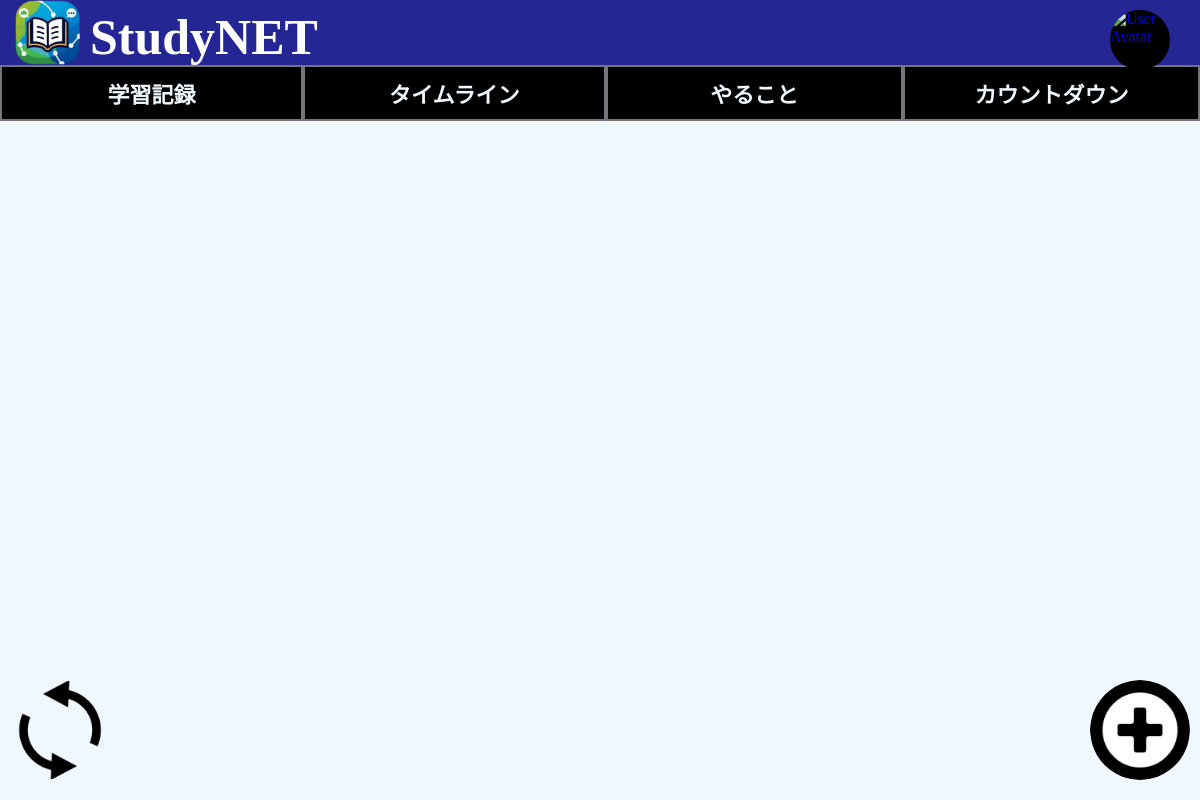
/timeline/, run on an earlier commit of the app's database.
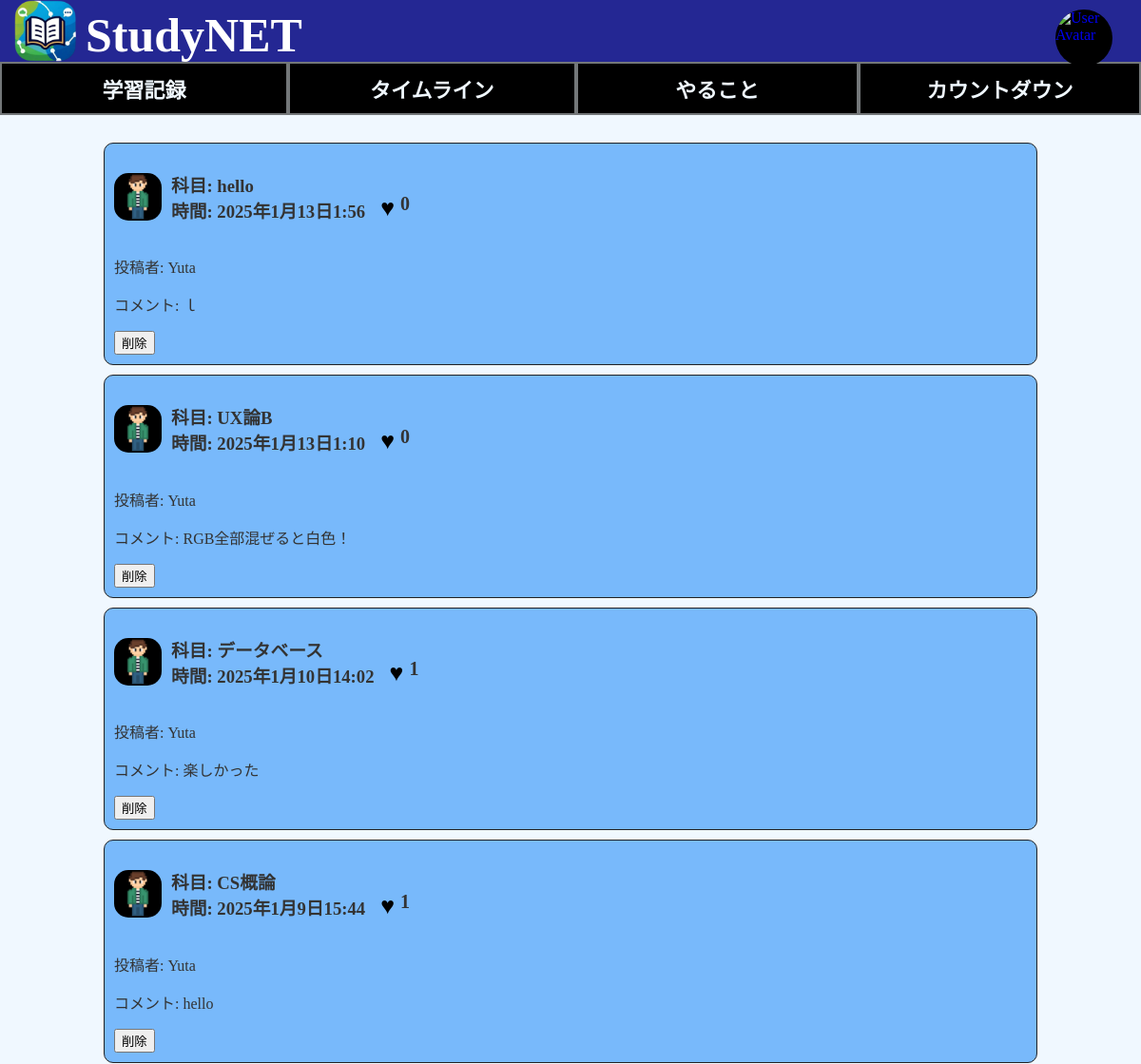
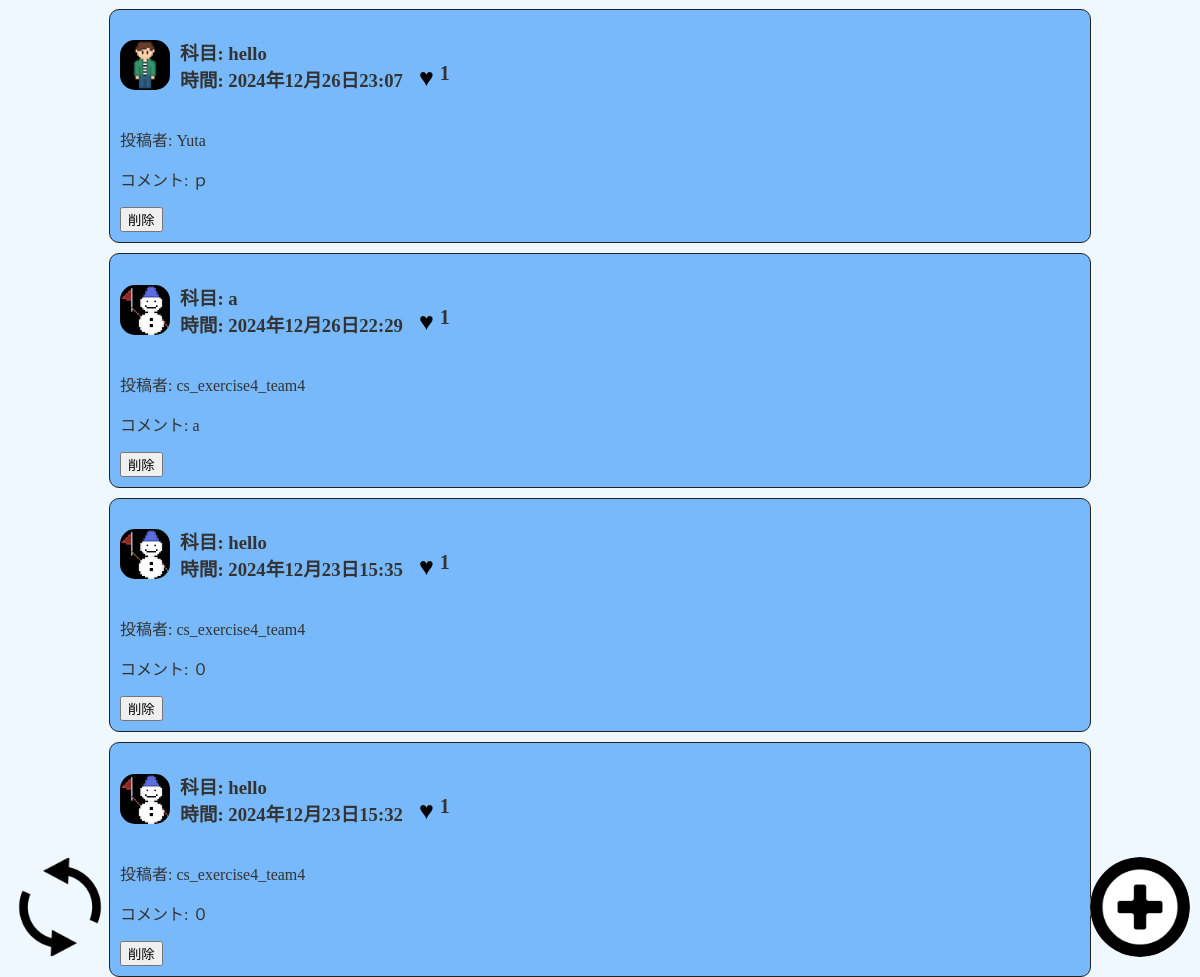
And on a later commit of the database (2 pictures, top to bottom).
### timeline/models.py (models this page shows, shortened)
class Post(models.Model):
    user = models.ForeignKey(User, on_delete=models.CASCADE, default=1)
    subject = models.CharField(max_length=100)
    time = models.CharField(max_length=5)  # 時間を文字列として保存（例："1:20"）
    comment = models.TextField()
    created_at=models.DateTimeField(auto_now_add=True)
    avatar = models.ImageField(upload_to='avatars/', null=True, blank=True)
    likes = models.ManyToManyField(User, related_name='liked_posts', blank=True)

### profiles/models.py (models this page shows, shortened)
class UserProfile(models.Model):
    user = models.OneToOneField(User, on_delete=models.CASCADE)
    avatar = models.ImageField(upload_to='avatars/', null=True, blank=True, default='avatars/default.png')
    bio = models.TextField(max_length=500, blank=True)

### timeline/views.py (the view)
# urls.py: path('timeline/',include("timeline.urls")),
def timeline(request):
    posts = Post.objects.all().order_by('-created_at')
    return render(request, 'timeline.html', {'posts': posts})

### timeline/templates/timeline.html (shortened to what this page needs)
{% load static %}
<!DOCTYPE html>
<html>
  <head>
    <link rel="stylesheet" href="{% static 'css/home.css' %}">
    <link rel="stylesheet" href="{% static 'css/timeline.css' %}">
  </head>
  <body>
    <header class="header-area">
      <div class="top_head">
        <img class="app_icon" src="{% static 'img/App_icon.png' %}"><h1 id="app_name">StudyNET</h1>
        <a href="{% url 'view_profile' %}">
          <img src="{{ user.userprofile.avatar.url }}" alt="User Avatar" class="Icon">
        </a>
      </div>
      <div class="tab-container">
        <a href="{% url 'priv' %}" class="topbutton">学習記録</a>
        <a href="{% url 'timeline' %}" class="topbutton">タイムライン</a>
        <button class="topbutton">やること</button>
        <button class="topbutton">カウントダウン</button>
      </div>
    </header>
    <div class="timeline-contents">
      {% for post in posts %}
      <div class="timeline">
        <div class="timeline-header">
          {% if post.user.userprofile.avatar %}
          <img class="user_icon" src="{{ post.user.userprofile.avatar.url }}" alt="User Avatar">
          {% else %}
          <img class="user_icon" src="{% static 'img/Snowman_128.png' %}" alt="Default Avatar">
          {% endif %}
          <div class="subject">
            <div class="subject">
              <h3>
                科目: {{ post.subject }}<br>
                時間: {{ post.created_at }}
              </h3>
            </div>
        </div>
          <div class="like-section">
            <form method="POST" action="{% url 'like_post' post.id %}">
              {% if user in post.likes.all %}
              <button type="submit" class="like-button liked">♥</button>
              {% else %}
              <button type="submit" class="like-button">♥</button>
              {% endif %}
            </form>
            <span class="like-count">{{ post.likes.count }}</span>
          </div>
        </div>
        <div id="comment">
          <p>投稿者: {{ post.user.username }}</p>
          <p>コメント: {{ post.comment }}</p>
        </div>
        <form method="POST" action="{% url 'confirm_delete' post.id %}">
          <button type="submit">削除</button>
        </form>
      </div>
      {% endfor %}
    </div>
    <a href="{% url 'timeline' %}" class="update-button">
      <img class="update_icon" src="{% static 'img/update_icon.png' %}">
    </a>
    <a href="{% url 'add_post' %}" class="add-button">
      <img class="plus_icon" src="{% static 'img/plus_icon.png' %}">
    </a>
  </body>
</html>

### static/css/home.css (style rules this page uses)
body { background-color: aliceblue; margin: 0; padding-top: 50px; }
h1 { position: relative; left: 30px; top:-50px }
.topbutton { display: inline-block; flex-grow: 1; background-color: black; cursor: pointer; text-align: center; text-decoration: none; border: 2px solid rgb(115, 119, 121); width: 100%; font-size: 22px; padding: 10px; margin: 0; font-weight: bold; color: aliceblue; }
#app_name { padding-left: 15px; margin: auto 0; font-size: 50px; color: white; display: flex; padding-top: 4x; align-items: center; position: relative; top: 4px; position: relative; left: 10px; }
.header-area { height: 80px; justify-content: space-between; background-color: rgb(36, 39, 147); position: fixed; top: 0; width: 100%; z-index: 1000; }
.tab-container { border-radius: 0.5rem; display: flex; }
.Icon { width: 60px; height: 60px; border-radius: 50%; background-color: #000; position: absolute; right: 30px; top: 10px; }
.top_head { display: flex; margin: 0; align-items: center; }
.app_icon { height: 65px; width: 65px; position: relative; left: 15px; }

### static/css/timeline.css (style rules this page uses)
body { margin: 0; padding: 0; color: #333; background-color:aliceblue; }
h1 { text-align: center; font-size: 2rem; margin: 3rem; }
.timeline { background-color: #78b9fb; width: 80%; margin: auto; margin-top: 10px; padding: 10px; border-radius: 10px; border: 1px solid #222; }
.timeline-header { display: flex; align-items: center; gap: 10px; }
.user_icon { width: 50px; height: 50px; border-radius: 30%; background-color: #000; }
.like-button { border: none; background-color: transparent; cursor: pointer; font-size: 25px; color: black; position: relative; top:12px; }
.like-count { font-weight: bold; font-size: 20px; position: relative; top:12px; }
.plus_icon { width: 100px; height: 100px; border-radius: 100%; background-color: #fff; position: fixed; bottom: 20px; right: 10px; z-index: 1000; }
.update_icon { width: 100px; height: 100px; border-radius: 100%; position: fixed; bottom: 20px; left: 10px; z-index: 1000; }
.timeline-contents { margin-top:150px; }
.like-section { display: flex; }

What changed in the data, as far as the page shows it:
added Post: user.userprofile.avatar (picture), subject "hello", created_at "2025年1月13日1:56", likes.count "0", user.username "Yuta", comment "ｌ"
added Post: user.userprofile.avatar (picture), subject "UX論B", created_at "2025年1月13日1:10", likes.count "0", user.username "Yuta", comment "RGB全部混ぜると白色！"
added Post: user.userprofile.avatar (picture), subject "データベース", created_at "2025年1月10日14:02", likes.count "1", user.username "Yuta", comment "楽しかった"
added Post: user.userprofile.avatar (picture), subject "CS概論", created_at "2025年1月9日15:44", likes.count "1", user.username "Yuta", comment "hello"
added Post: user.userprofile.avatar (picture), subject "hello", created_at "2024年12月26日23:07", likes.count "1", user.username "Yuta", comment "ｐ"
added Post: subject "a", created_at "2024年12月26日22:29", likes.count "1", user.username "cs_exercise4_team4", comment "a"
added Post: subject "hello", created_at "2024年12月23日15:35", likes.count "1", user.username "cs_exercise4_team4", comment "０"
added Post: subject "hello", created_at "2024年12月23日15:32", likes.count "1", user.username "cs_exercise4_team4", comment "０"
